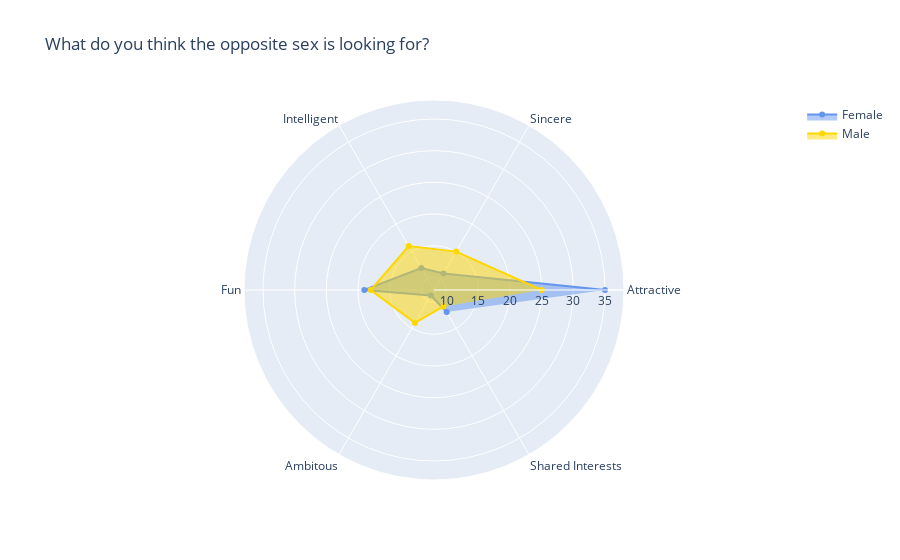

Notebook code for this chart:
### Code cell
categories = data_attributes_participants_lookfor_os['Attributes_os']

fig = go.Figure()

fig.add_trace(go.Scatterpolar(
      r=data_attributes_participants_lookfor_os['Rating female_os'],
      theta=categories,
      fill='toself',
      name='Female',
      marker = dict(color = 'cornflowerblue')
))
fig.add_trace(go.Scatterpolar(
      r=data_attributes_participants_lookfor_os['Rating male_os'],
      theta=categories,
      fill='toself',
      name='Male',
      marker = dict(color = 'gold')
))

fig.update_layout(
  template="plotly",
  title = 'What do you think the opposite sex is looking for?',
  polar=dict(
    radialaxis=dict(
      visible=True,
      range=[8, 38]
    )),
  showlegend=True
)

fig.show()

### Figure 1 — Plotly figure (JSON) as saved in the notebook; plotly's stock layout.template omitted (floating-point values rounded to 4 significant figures)
{"data": [{"fill": "toself", "marker": {"color": "cornflowerblue"}, "name": "Female", "r": [35, 11, 12, 19, 9, 12], "theta": ["Attractive", "Sincere", "Intelligent", "Fun", "Ambitous", "Shared Interests"], "type": "scatterpolar"}, {"fill": "toself", "marker": {"color": "gold"}, "name": "Male", "r": [25, 15, 16, 18, 14, 11], "theta": ["Attractive", "Sincere", "Intelligent", "Fun", "Ambitous", "Shared Interests"], "type": "scatterpolar"}], "layout": {"polar": {"radialaxis": {"range": [8, 38], "visible": true}}, "showlegend": true, "title": {"text": "What do you think the opposite sex is looking for?"}}}
